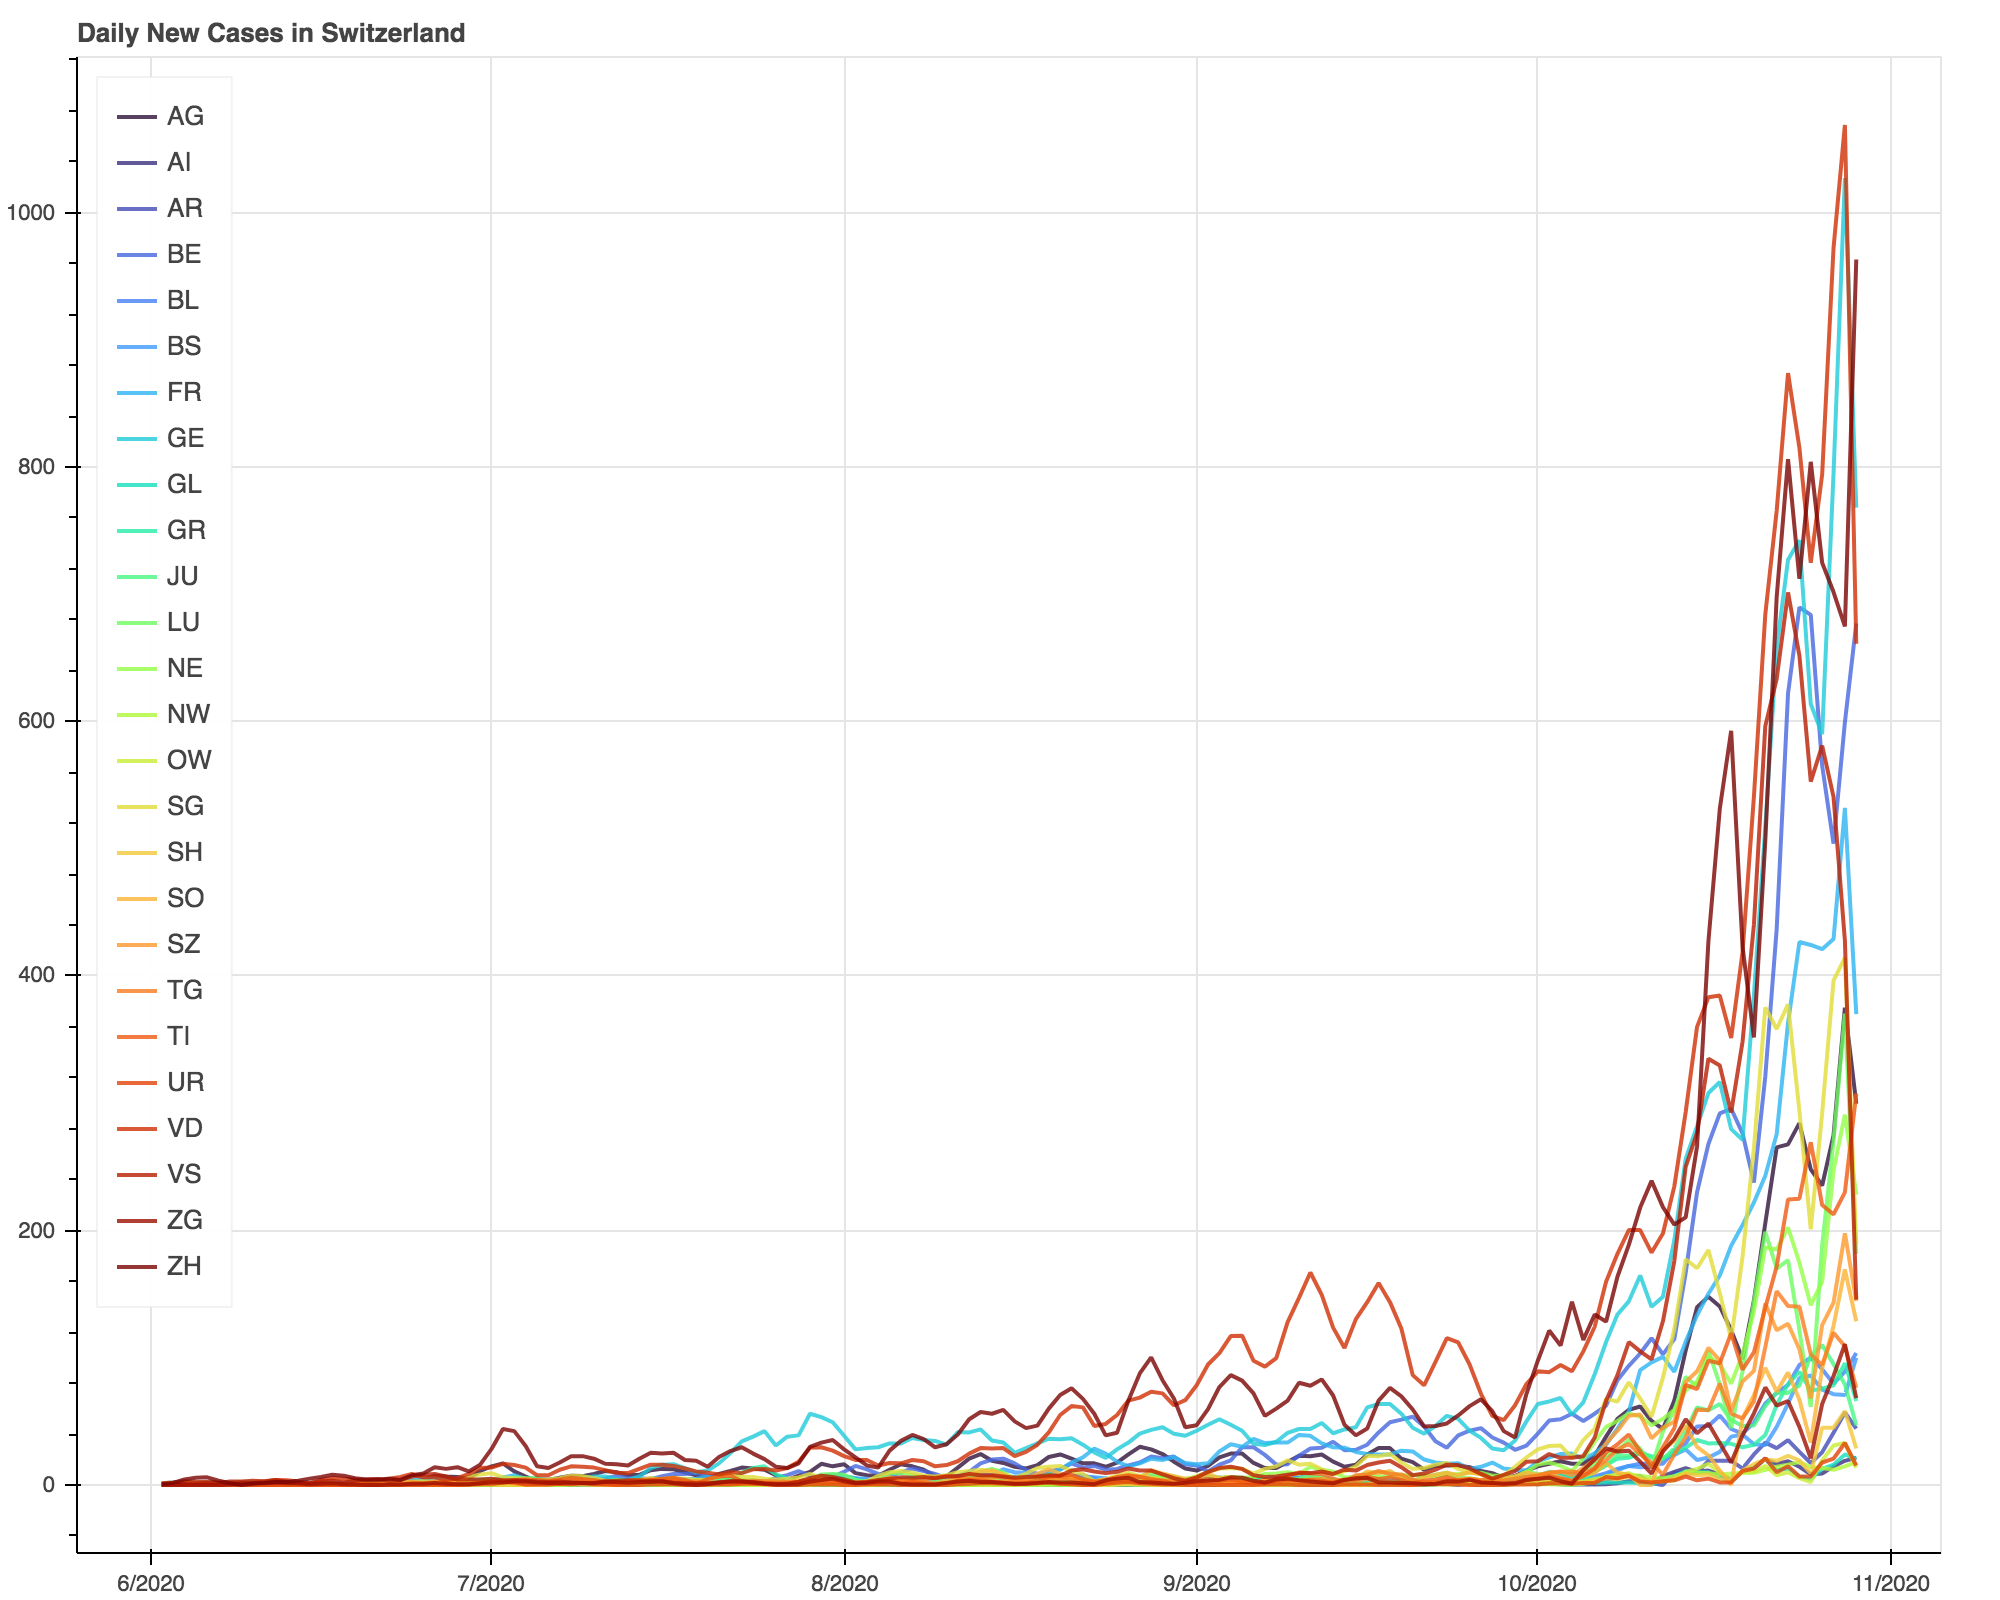

Generate this figure with Python:
import pandas as pd 
from math import pi
import numpy as np
from bokeh.io import output_file, show, save
from bokeh.plotting import figure
from bokeh.models import ColumnDataSource, HoverTool,FactorRange
import bokeh.palettes as bp
 
# Goal: Draw a line chart displaying averaged daily new cases for all cantons in Switzerland.
# Dataset: covid19_cases_switzerland_openzh-phase2.csv
# Interpretation: value on row i, column j is either the cumulative covid-19 case number of canton j on date i or null value




### Task 1: Data Preprocessing


## T1.1 Read data into a dataframe, set column "Date" to be the index 

url = 'https://github.com/daenuprobst/covid19-cases-switzerland/blob/master/covid19_cases_switzerland_openzh-phase2.csv'
url_raw = 'https://raw.githubusercontent.com/daenuprobst/covid19-cases-switzerland/master/covid19_cases_switzerland_openzh-phase2.csv'

raw = pd.read_csv(url_raw)
df = raw.set_index('Date')

# Initialize the first row with zeros, and remove the last column 'CH' from dataframe

df.iloc[0,:] = 0
drop_list = df.loc[:,'CH':]
df = df.drop(drop_list, axis=1)


# Fill null with the value of previous date from same canton
# https://pandas.pydata.org/pandas-docs/stable/reference/api/pandas.DataFrame.fillna.html
df = df.fillna(method='ffill')

## T1.2 Calculate and smooth daily case changes

# Compute daily new cases (dnc) for each canton, e.g. new case on Tuesday = case on Tuesday - case on Monday;
# Fill null with zeros as well
dnc = df.diff()
dnc = dnc.fillna(0)


# Smooth daily new case by the average value in a rolling window, and the window size is defined by step
# Why do we need smoothing? How does the window size affect the result?
# https://pandas.pydata.org/pandas-docs/stable/reference/api/pandas.DataFrame.rolling.html
#step = 3
dnc_avg = dnc.rolling(window =3).mean()
dnc = dnc_avg.fillna(0)


## T1.3 Build a ColumnDataSource 

# Extract all canton names and dates
# NOTE: be careful with the format of date when it is used as x input for a plot
cantons = list(dnc)
date = df.index
date = date.tolist()

# Create a color list to represent different cantons in the plot, you can either construct your own color patette or use the Bokeh color pallete
color_palette = bp.turbo(26)

# Build a dictionary with date and each canton name as a key, i.e., {'date':[], 'AG':[], ..., 'ZH':[]}
# For each canton, the value is a list containing the averaged daily new cases

source_dict = {}
source_dict['date'] = date
for c in cantons:
    source_dict[c] = dnc_avg[c].tolist()
    
source = ColumnDataSource(data=source_dict)



### Task 2: Data Visualization

## T2.1: Draw a group of lines, each line represents a canton, using date, dnc_avg as x,y. Add proper legend.
# https://docs.bokeh.org/en/latest/docs/reference/models/glyphs/line.html?highlight=line#bokeh.models.glyphs.Line
# https://docs.bokeh.org/en/latest/docs/user_guide/interaction/legends.html

p = figure(plot_width=1000, plot_height=800, x_axis_type="datetime")
p.title.text = 'Daily New Cases in Switzerland'

p = figure(plot_width=1000, plot_height=800, x_axis_type="datetime")
p.title.text = 'Daily New Cases in Switzerland'
source.data['date'] = pd.to_datetime(source.data['date'])


for canton, color in zip(cantons, color_palette):
    p.line(x = 'date', y = canton, line_width=2, color=color, alpha=0.8,legend_label=canton, name=canton, source=source)


# Make the legend of the plot clickable, and set the click_policy to be "hide"
p.legend.location = "top_left"
p.legend.click_policy="hide"


## T2.2 Add hovering tooltips to display date, canton and averaged daily new case

# (Hovertip doc) https://docs.bokeh.org/en/latest/docs/user_guide/tools.html#hovertool
# (Date hover)https://stackoverflow.com/questions/41380824/python-bokeh-hover-date-time

hover = HoverTool(
        tooltips=[
            ('date','@date{%F}'),
            ('canton', '$name'),
            ('case', '@$name{int}'),
        ],
        formatters={
        '@date' : 'datetime'}
    )

p.add_tools(hover)

show(p)
output_file("dvc_ex2.html")
save(p)
